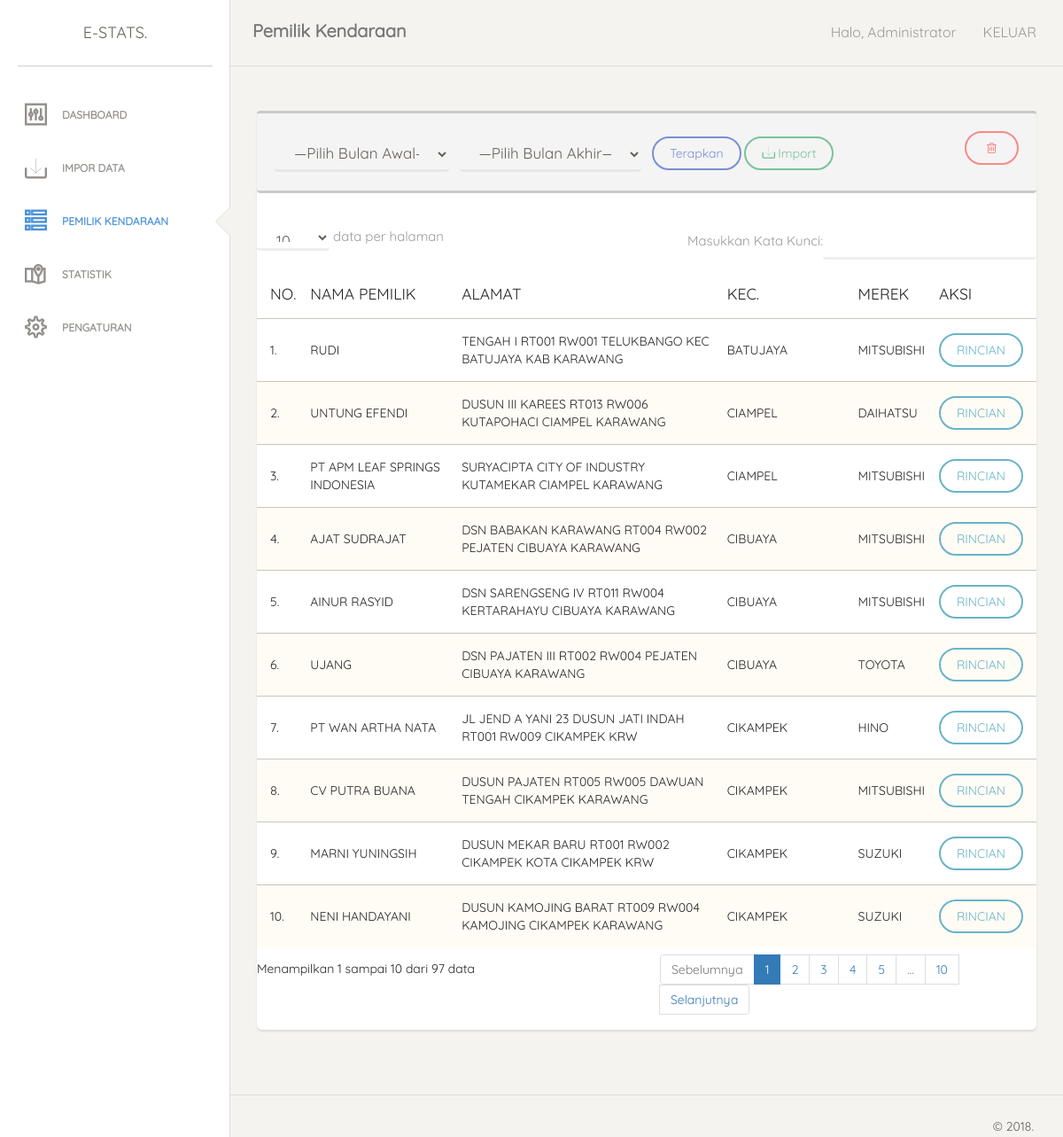
/?nav=pemilik-kendaraan (signed in), run on the app's committed database.
### tables this page shows
CREATE TABLE `tb_pemilik_kendaraan` (
  `id` bigint(20) NOT NULL,
  `no_pol` varchar(12) NOT NULL,
  `plat` int(11) NOT NULL,
  `nama_pemilik` varchar(40) NOT NULL,
  `alamat_pemilik` text NOT NULL,
  `kecamatan` varchar(20) NOT NULL,
  `kab_kab` varchar(8) NOT NULL,
  `jenis` varchar(5) NOT NULL,
  `merek` varchar(20) NOT NULL,
  `model_type` varchar(250) NOT NULL,
  `tahun` int(4) NOT NULL,
  `tgl_bayar` date NOT NULL
);

### layout/head.php (shortened to what this page needs)
<!doctype html>
<html lang="en">
<head>
  <link href="assets/css/bootstrap.min.css" rel="stylesheet" />
  <link href="assets/css/paper-dashboard.css" rel="stylesheet"/>
  <link href="plugin/dataTables/css/dataTables.bootstrap.css" rel="stylesheet"/>
  <link href="plugin/dataTables/css/dataTables.responsive.css" rel="stylesheet"/>
  <link href="assets/css/style.css" rel="stylesheet" />
  <link href="assets/css/themify-icons.css" rel="stylesheet">
  <link rel="stylesheet" href="lib/morris/css/morris.css">
  <link rel="stylesheet" href="plugin/tooltipster/css/tooltipster.bundle.css">
  <link rel="stylesheet" href="plugin/tooltipster/css/tooltipster-follower.min.css">
  <link href="assets/fa/css/fa.min.css" rel="stylesheet">
  <link href="assets/css/custom-style.css" rel="stylesheet">
</head>

### index.php (shortened to what this page needs)
<?php
include 'layout/head.php';
?>
<body>
<div class="wrapper">
  <?php
  if (empty($_SESSION['uid'])) {
    include 'layout/masuk.php';
  } else {
  include 'layout/sidebar.php';
  ?>
    <div class="main-panel">
      <?php
      include 'layout/nav.php';
      ?>
      <div class="content">
        <div class="container-fluid">
          <?php include 'content.php'; ?>
        </div>
      </div>
    </div>
  <?php
  }  ?>
</div>
</body>
</html>

### layout/sidebar.php
<?php
if ($_GET['nav'] == 'dashboard' || empty($_GET['nav'])) {
  $dashboard_active = 'active';
}
elseif ($_GET['nav'] == 'pemilik-kendaraan') {
  $pk_active = 'active';
}
elseif ($_GET['nav'] == 'impor-data') {
  $impor_active = 'active';
}
elseif ($_GET['nav'] == 'stats') {
  $stats_active = 'active';
}
elseif ($_GET['nav'] == 'pengaturan') {
  $pengaturan_active = 'active';
}
?>
<div class="sidebar" data-background-color="white" data-active-color="danger">
  <div class="sidebar-wrapper">
    <div class="logo">
        <a href="#" class="simple-text">
            e-STATS.
        </a>
    </div>
    <ul class="nav">
        <li class="<?php print $dashboard_active?>">
          <a href="?nav=dashboard">
            <i class="ti-panel"></i>
            <p>Dashboard</p>
          </a>
        </li>
        <li class="<?php print $impor_active?>">
          <a href="?nav=impor-data">
            <i class="ti-import"></i>
            <p>Impor Data</p>
          </a>
        </li>
        <li class="<?php print $pk_active?>">
          <a href="?nav=pemilik-kendaraan">
            <i class="ti-view-list-alt"></i>
            <p>Pemilik Kendaraan</p>
          </a>
        </li>
        <li class="<?php print $stats_active?>">
          <a href="?nav=stats">
            <i class="ti-map-alt"></i>
            <p>Statistik</p>
          </a>
        </li>
        <li class="<?php print $pengaturan_active?>">
          <a href="?nav=pengaturan">
            <i class="ti-settings"></i>
            <p>Pengaturan</p>
          </a>
        </li>
    </ul>
  </div>
</div>

### layout/nav.php (shortened to what this page needs)
<nav class="navbar navbar-default">
    <div class="container-fluid">
        <div class="navbar-header">
            <?php
            if ($_GET['nav'] == 'dashboard' || empty($_GET['nav'])) {
              print "<span class='navbar-brand'>Dashboard</span>";
            }
            elseif ($_GET['nav'] == 'pemilik-kendaraan') {
              print "<span class='navbar-brand'>Pemilik Kendaraan</span>";
            }
            elseif ($_GET['nav'] == 'impor-data') {
              print "<span class='navbar-brand'>Impor Data</span>";
            }
            elseif ($_GET['nav'] == 'stats') {
              if ($_GET['detil'] == 'true') {
                print "<span class='navbar-brand'>Rincian Statistik</span>";
              } else {
                print "<span class='navbar-brand'>Statistik</span>";
              }
            }
            elseif ($_GET['nav'] == 'pengaturan') {
              if ($_GET['sunting'] == 'true') {
                print "<span class='navbar-brand'>Sunting Pengguna</span>";
              } else {
                print "<span class='navbar-brand'>Pengaturan</span>";
              }
            }
            ?>
        </div>
        <div class="collapse navbar-collapse">
            <ul class="nav navbar-nav navbar-right">
              <li><a>Halo, <?php print $_SESSION['fullname']?></a></li>
              <li>
                <a href="?nav=keluar">
                  KELUAR
                </a>
              </li>
            </ul>
        </div>
    </div>
</nav>

### content.php (shortened to what this page needs)
<?php
if ($_GET['nav'] == 'dashboard' || empty($_GET['nav'])) {
  include 'layout/dashboard.php';
}
elseif ($_GET['nav'] == "keluar") {
  include 'layout/keluar.php';
}
elseif ($_GET['nav'] == "pemilik-kendaraan") {
  include 'layout/pemilik-kendaraan.php';
}
elseif ($_GET['nav'] == "impor-data") {
  include 'layout/impor-data.php';
}
elseif ($_GET['nav'] == "pengaturan") {
  if ($_GET['sunting'] == 'true') {
    include 'layout/sunting-pengguna.php';
  } else {
    include 'layout/pengaturan.php';
  }
}

### layout/pemilik-kendaraan.php (shortened to what this page needs)
<?php
if (isset($_POST['terapkan'])) {
  $bulan = $_POST['bulan'];
  $bulan_end = $_POST['bulan_end'];
  $selected = "selected";
  $q = mysqli_query($conn, "select * from tb_pemilik_kendaraan
                    where month(tgl_bayar)
                    between '$bulan' and '$bulan_end'
                    order by kecamatan, merek asc");
} else {
  $q = mysqli_query($conn, "select * from tb_pemilik_kendaraan order by kecamatan, merek asc limit 0,100");
}
$q_data = mysqli_query($conn, "select * from tb_pemilik_kendaraan");
$count = mysqli_num_rows($q_data);
?>
<div class="row">
  <div class="col-md-12">
  </div>
</div>
<div class="row">
  <div class="col-md-12">
    <div class="card">
      <div class="header alert alert-grey">
        <div class="row">
          <form action="" method="post">
            <div class="col-md-3">
                <div class="form-group">
                  <select class="form-control" name="bulan" required>
                    <option value="">&#8212;Pilih Bulan Awal&#8212;</option>
                  </select>
                </div>
            </div>
            <div class="col-md-3">
                <div class="form-group">
                  <select class="form-control" name="bulan_end" required>
                    <option value="">&#8212;Pilih Bulan Akhir&#8212;</option>
                  </select>
                </div>
            </div>
            <div class="col-md-4">
              <div class="form-group">
                <button type="submit" class="btn btn-biru" name="terapkan">Terapkan</button>
                <button type="button" data-toggle="modal" data-target="#impor" class="btn btn-success">
                  <i class="ti-import"></i> Import
                </button>
              </div>
            </div>
          </form>
          <div class="col-md-2">
            <?php if ($count > 0) { ?>
            <button type="button" data-toggle="modal" data-target="#clear-data" class="btn btn-danger pull-right">
              <i class="fa fa-trash-o"></i>
            </button>
            <?php } ?>
          </div>
        </div>
      </div>
      <div class="content table-responsive table-full-width">
        <table class="table table-striped table-hover" id="dataTables">
          <thead>
            <th>NO.</th>
            <th>NAMA PEMILIK</th>
            <th>ALAMAT</th>
            <th>KEC.</th>
            <th>MEREK</th>
            <th>AKSI</th>
          </thead>
          <tbody>
          <?php
          $no = 0;
          while($row = mysqli_fetch_array($q)) {
            $no++; ?>
            <tr>
              <td><?php print $no?>.</td>
              <td><?php print $row['nama_pemilik'] ?></td>
              <td><?php print $row['alamat_pemilik']?></td>
              <td><?php print $row['kecamatan']?></td>
              <td><?php print $row['merek']?></td>
              <td>
                <a href="#" class="btn btn-info" data-toggle="modal" data-target="#detil-<?php print $row['id'] ?>">RINCIAN</a>
              </td>
            </tr>
          <?php }  ?>
          </tbody>
        </table>
      </div>
    </div>
  </div>
</div>

### assets/css/custom-style.css (style rules this page uses)
html { width: 100%; height: 100%; font-family: 'Quicksand'; }
body { width: 100%; height: 100%; font-family: 'Quicksand'; }
.form-control { font-size: 17px; background-color: transparent; border-bottom: 3px solid rgba(200, 200, 200, .3); }
.alert.alert-grey { color: rgba(30, 30, 30, .9); border-top: 3px solid rgba(30, 30, 30, .2); border-bottom: 3px solid rgba(30, 30, 30, .2); background-color: rgba(100, 100, 100, .07); }
.btn.btn-biru { color: rgba(70, 100, 200, .7); border-color: rgba(70, 100, 200, .7); background-color: transparent; }
.btn.btn-danger { color: rgba(255, 30, 30, .5); border-color: rgba(255, 30, 30, .5); background-color: transparent; }
.card .header, .card .header .title { color: rgb(90, 90, 90); }
ul li { color: rgba(100, 100, 100, .8); }

### data on the page
tb_pemilik_kendaraan: nama_pemilik "RUDI", alamat_pemilik "TENGAH I RT001 RW001 TELUKBANGO KEC BATUJAYA KAB KARAWANG", kecamatan "BATUJAYA", merek "MITSUBISHI"
tb_pemilik_kendaraan: nama_pemilik "UNTUNG EFENDI", alamat_pemilik "DUSUN III KAREES RT013 RW006 KUTAPOHACI CIAMPEL KARAWANG", kecamatan "CIAMPEL", merek "DAIHATSU"
tb_pemilik_kendaraan: nama_pemilik "PT APM LEAF SPRINGS INDONESIA", alamat_pemilik "SURYACIPTA CITY OF INDUSTRY KUTAMEKAR CIAMPEL KARAWANG", kecamatan "CIAMPEL", merek "MITSUBISHI"
tb_pemilik_kendaraan: nama_pemilik "AJAT SUDRAJAT", alamat_pemilik "DSN BABAKAN KARAWANG RT004 RW002 PEJATEN CIBUAYA KARAWANG", kecamatan "CIBUAYA", merek "MITSUBISHI"
tb_pemilik_kendaraan: nama_pemilik "AINUR RASYID", alamat_pemilik "DSN SARENGSENG IV RT011 RW004 KERTARAHAYU CIBUAYA KARAWANG", kecamatan "CIBUAYA", merek "MITSUBISHI"
tb_pemilik_kendaraan: nama_pemilik "UJANG", alamat_pemilik "DSN PAJATEN III RT002 RW004 PEJATEN CIBUAYA KARAWANG", kecamatan "CIBUAYA", merek "TOYOTA"
tb_pemilik_kendaraan: nama_pemilik "PT WAN ARTHA NATA", alamat_pemilik "JL JEND A YANI 23 DUSUN JATI INDAH RT001 RW009 CIKAMPEK KRW", kecamatan "CIKAMPEK", merek "HINO"
tb_pemilik_kendaraan: nama_pemilik "CV PUTRA BUANA", alamat_pemilik "DUSUN PAJATEN RT005 RW005 DAWUAN TENGAH CIKAMPEK KARAWANG", kecamatan "CIKAMPEK", merek "MITSUBISHI"
tb_pemilik_kendaraan: nama_pemilik "MARNI YUNINGSIH", alamat_pemilik "DUSUN MEKAR BARU RT001 RW002 CIKAMPEK KOTA CIKAMPEK KRW", kecamatan "CIKAMPEK", merek "SUZUKI"
tb_pemilik_kendaraan: nama_pemilik "NENI HANDAYANI", alamat_pemilik "DUSUN KAMOJING BARAT RT009 RW004 KAMOJING CIKAMPEK KARAWANG", kecamatan "CIKAMPEK", merek "SUZUKI"

### other printed values
$_SESSION['fullname'] "Administrator"
